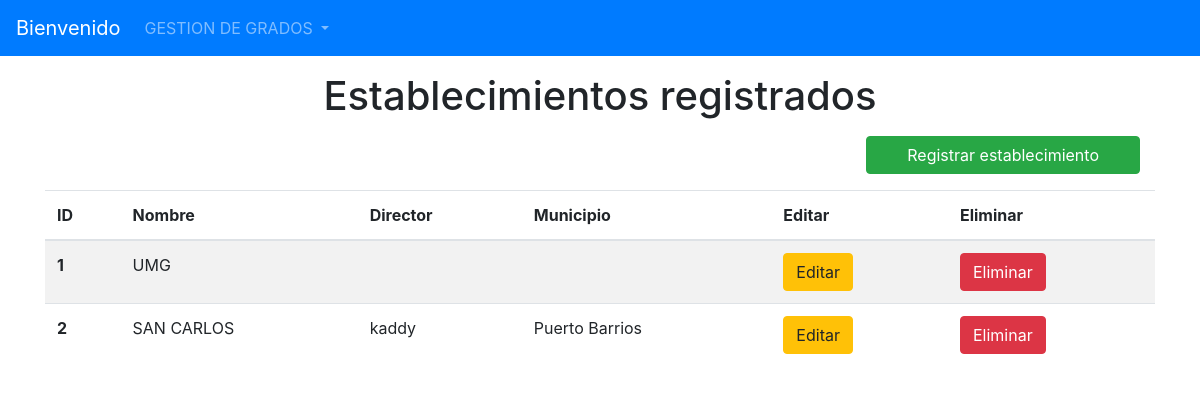
Before: /listarEstablecimientos/ with the older database file.
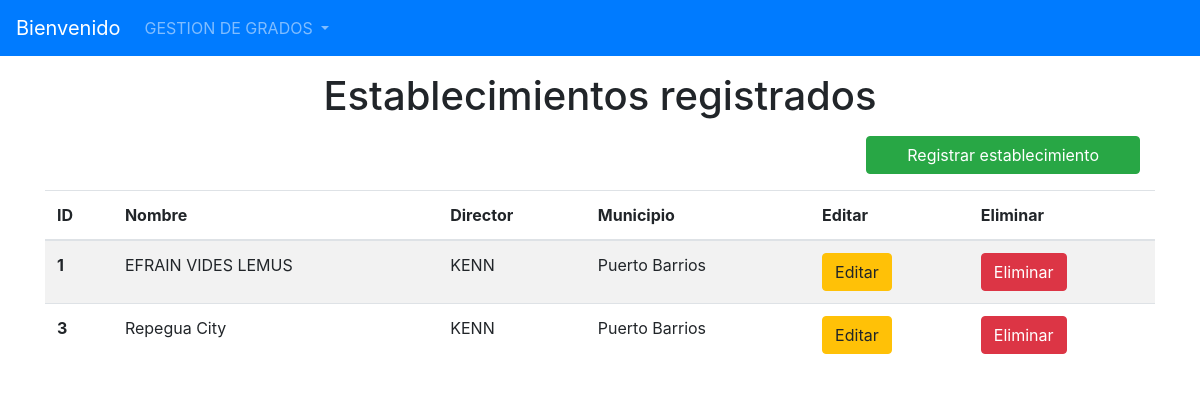
After: the same page with the newer database file.
### Models/Establecimiento/models.py (models this page shows, shortened)
class Establecimiento(models.Model):
    id_esta = models.AutoField(primary_key=True)
    Nombre = models.CharField(max_length=50)
    director_id_direct = models.ForeignKey(Director, on_delete=models.CASCADE)
    municipio_id_muni= models.ForeignKey(Municipio, on_delete=models.CASCADE)

### Models/Director/models.py (models this page shows)
class Director(models.Model):
    id_direct = models.AutoField(primary_key=True)
    Nombre = models.CharField(max_length=50)
    Direccion = models.CharField(max_length=30)
    Correo = models.CharField(max_length=30)
    def __str__(self):
        return self.Nombre

### Models/Municipio/models.py (models this page shows)
class Municipio(models.Model):
    id_muni = models.AutoField(primary_key=True)
    Nombre = models.CharField(max_length=30)
    departamento_id_depa= models.ForeignKey(Departamento, on_delete=models.CASCADE)
    def __str__(self):
        return self.Nombre

### Models/Establecimiento/views.py (the view)
# urls.py: path('listarEstablecimientos/', FormularioEstablecimientoView.listar_establecimientos, name='listarEstablecimientos'),
    def listar_establecimientos(request):
        establecimientos = Establecimiento.objects.all()
        return render(request, "ListaEstablecimientos.html", {"establecimientos": establecimientos})

### Templates/ListaEstablecimientos.html (shortened to what this page needs)
{% extends 'index.html' %}
{% block content %}
    <h1 align="center">Establecimientos registrados</h1>
    <div class="row col-12 justify-content-end mb-2 pr-0">
        <a class="btn btn-success col-md-3" href="{% url 'registrarEstablecimiento' %}">Registrar establecimiento</a>
    </div>
    <table class="table table-striped">
        <thead>
        <tr>
            <th scope="col">ID</th>
            <th scope="col">Nombre</th>
            <th scope="col">Director</th>
            <th scope="col">Municipio</th>
            <th scope="col">Editar</th>
            <th scope="col">Eliminar</th>
        </tr>
        </thead>
        <tbody>
        {% for establecimiento in establecimientos %}
            <tr>
            <th scope="row">{{ establecimiento.id_esta }}</th>
            <td>{{ establecimiento.Nombre }}</td>
            <td>{{ establecimiento.director_id_direct }}</td>
            <td>{{ establecimiento.municipio_id_muni }}</td>
            <td>
                <a href="{% url 'MODIFICARE' establecimiento.pk %}" class="btn btn-warning btn-icon-split">
                    <span class="text">Editar</span>
                </a>
            </td>
            <td>
              <a href="{% url 'ELIMINARE' establecimiento.pk %}" class="btn btn-danger btn-icon-split">
                    <span class="text">Eliminar</span>
                </a>
            </td>
        {% endfor %}
        </tbody>
    </table>
{% endblock %}

### Templates/index.html (shortened to what this page needs)
<!DOCTYPE html>
<html lang="en">
<head>
    <link rel="stylesheet" href="https://stackpath.bootstrapcdn.com/bootstrap/4.5.0/css/bootstrap.min.css">
</head>
<body>
<nav class="navbar navbar-expand-lg navbar-dark bg-primary">
  <a class="navbar-brand" href="{% url 'home' %}" >Bienvenido</a>
  <div class="collapse navbar-collapse" id="navbarSupportedContent">
    <ul class="navbar-nav mr-auto">
    <li class="nav-item dropdown">
        <a class="nav-link dropdown-toggle" href="#" id="navbarDropdown" role="button" data-toggle="dropdown" aria-haspopup="true" aria-expanded="false">
          GESTION DE GRADOS
        </a>
      </li>
    </ul>
  </div>
</nav>
    <div class=" content container">
{% block content %}
{% endblock %}
    </div>
</body>
</html>

Changed rows visible on the page:
removed Establecimiento: id_esta "2", Nombre "SAN CARLOS", director_id_direct "kaddy", municipio_id_muni "Puerto Barrios"
changed Establecimiento id 1: Nombre "UMG" → "EFRAIN VIDES LEMUS"; director_id_direct (not shown) → "KENN"; municipio_id_muni (not shown) → "Puerto Barrios"
added Establecimiento: id_esta "3", Nombre "Repegua City", director_id_direct "KENN", municipio_id_muni "Puerto Barrios"
